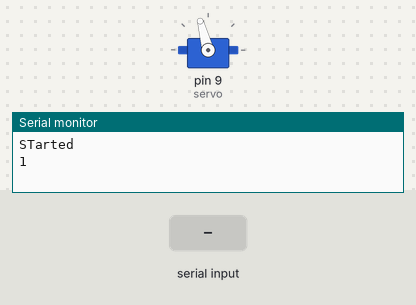
The sketch below on a simulated Arduino Uno, built with avr-gcc and run on an emulated ATmega328P. Parts: servo, the last lines printed to the serial monitor. The test bench sets the inputs (shaded band).

Above: at 1.2 s.
1.3 s: "1\n" received over Serial
At 3.1 s:
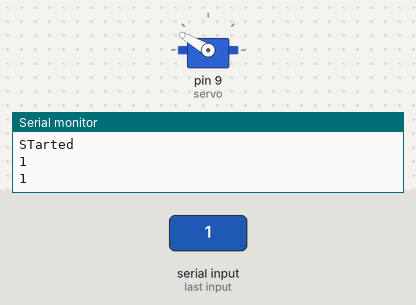
4.3 s: "2\n" received over Serial
At 5.8 s:
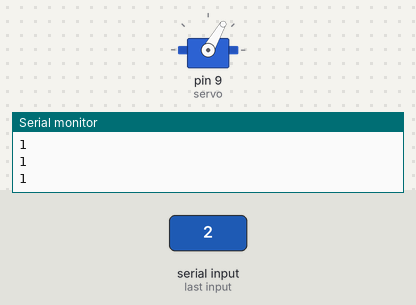
Timing chart, 0 to 7.8 s (numbered marks = the images above; inputs shaded):
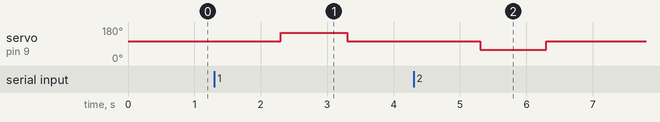

The sketch:

motor.ino
```cpp
#include<Servo.h>
Servo servo;
int x=0;
void setup() {
  Serial.begin(9600);
  servo.attach(9);
  Serial.println("STarted");
  servo.write(105);
}

void loop() {
  int y= Serial.readString().toInt();
  Serial.println(1);
  if(y==1){ //Detected as rotten
    servo.write(150);
    delay(1000);
    servo.write(105);
    y=0;
  }
  else if(y==2){
    servo.write(60);
    delay(1000);
    servo.write(105);
   y=0;
  }
}
```

Measured:
- after the input at 1.3 s, servo on pin 9 (servo): 105° → 150° after 1.0 s, → 105° 1.0 s later
- after the input at 4.3 s, servo on pin 9 (servo): 105° → 60° after 1.0 s, → 105° 1.0 s later
